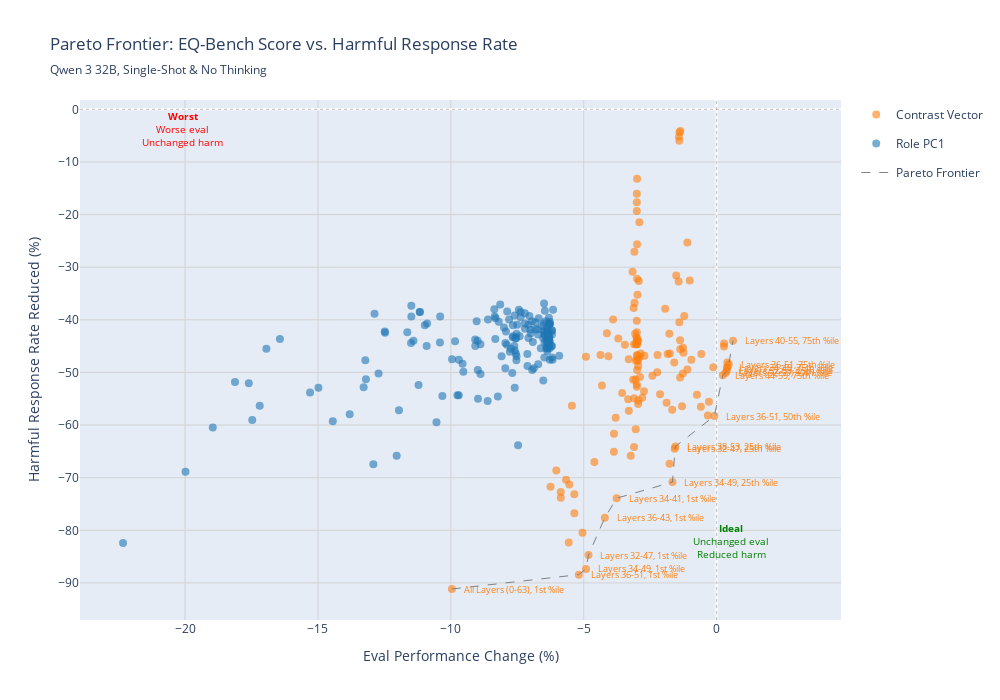

Notebook cell for this chart:
### Code cell
# Plot EQ-Bench Pareto frontier
if len(df_eq_pareto) > 0:
    fig_eq = plot_pareto_frontier(
        df_eq_pareto,
        'eq_bench',
        EVAL_METRICS['eq_bench']['display_name'],
        subtitle=subtitle
    )
    fig_eq.show()
    #fig_eq.write_html(f"{out_dir}/eq_bench.html")
else:
    print("No data available for EQ-Bench Pareto plot")

### Figure 1 — Plotly figure (JSON) as saved in the notebook; plotly's stock layout.template omitted (floating-point values rounded to 4 significant figures; data arrays with more than 128 entries replaced by an {"elided": "..."} marker saying what was removed)
{"data": [{"customdata": {"elided": "132x3 str values"}, "hovertemplate": "<b>%{customdata[0]}</b><br>Config: %{customdata[1]}<br>Eval Change: %{x:.1f}%<br>Harm Change: %{y:.1f}%<br>%{customdata[2]}<extra></extra>", "legendgroup": "role_trait", "marker": {"color": "#ff7f0e", "opacity": 0.6, "size": 8}, "mode": "markers", "name": "Contrast Vector", "showlegend": true, "type": "scatter", "x": {"elided": "132 float values"}, "y": {"elided": "132 float values"}}, {"customdata": {"elided": "168x3 str values"}, "hovertemplate": "<b>%{customdata[0]}</b><br>Config: %{customdata[1]}<br>Eval Change: %{x:.1f}%<br>Harm Change: %{y:.1f}%<br>%{customdata[2]}<extra></extra>", "legendgroup": "pc1_role_trait", "marker": {"color": "#1f77b4", "opacity": 0.6, "size": 8}, "mode": "markers", "name": "Role PC1", "showlegend": true, "type": "scatter", "x": {"elided": "168 float values"}, "y": {"elided": "168 float values"}}, {"hoverinfo": "skip", "line": {"color": "grey", "dash": "dash", "width": 1}, "mode": "lines", "name": "Pareto Frontier", "showlegend": true, "type": "scatter", "x": [-9.96, -5.183, -4.915, -4.82, -4.206, -3.761, -1.662, -1.576, -1.552, -0.08306, 0.2349, 0.3373, 0.3861, 0.4084, 0.4577, 0.6177], "y": [-91.15, -88.42, -87.33, -84.71, -77.61, -73.9, -70.84, -64.51, -64.07, -58.29, -50.53, -50.1, -49.66, -49.0, -48.46, -43.98]}], "layout": {"annotations": [{"align": "left", "font": {"color": "#ff7f0e", "size": 9}, "showarrow": false, "text": "All Layers (0-63), 1st %ile", "x": -9.96, "xanchor": "left", "xshift": 10, "y": -91.15, "yanchor": "middle"}, {"align": "left", "font": {"color": "#ff7f0e", "size": 9}, "showarrow": false, "text": "Layers 32-47, 1st %ile", "x": -4.82, "xanchor": "left", "xshift": 10, "y": -84.71, "yanchor": "middle"}, {"align": "left", "font": {"color": "#ff7f0e", "size": 9}, "showarrow": false, "text": "Layers 32-47, 25th %ile", "x": -1.576, "xanchor": "left", "xshift": 10, "y": -64.51, "yanchor": "middle"}, {"align": "left", "font": {"color": "#ff7f0e", "size": 9}, "showarrow": false, "text": "Layers 34-41, 1st %ile", "x": -3.761, "xanchor": "left", "xshift": 10, "y": -73.9, "yanchor": "middle"}, {"align": "left", "font": {"color": "#ff7f0e", "size": 9}, "showarrow": false, "text": "Layers 34-49, 1st %ile", "x": -4.915, "xanchor": "left", "xshift": 10, "y": -87.33, "yanchor": "middle"}, {"align": "left", "font": {"color": "#ff7f0e", "size": 9}, "showarrow": false, "text": "Layers 34-49, 25th %ile", "x": -1.662, "xanchor": "left", "xshift": 10, "y": -70.84, "yanchor": "middle"}, {"align": "left", "font": {"color": "#ff7f0e", "size": 9}, "showarrow": false, "text": "Layers 34-49, 75th %ile", "x": 0.4084, "xanchor": "left", "xshift": 10, "y": -49.0, "yanchor": "middle"}, {"align": "left", "font": {"color": "#ff7f0e", "size": 9}, "showarrow": false, "text": "Layers 36-43, 1st %ile", "x": -4.206, "xanchor": "left", "xshift": 10, "y": -77.61, "yanchor": "middle"}, {"align": "left", "font": {"color": "#ff7f0e", "size": 9}, "showarrow": false, "text": "Layers 36-51, 1st %ile", "x": -5.183, "xanchor": "left", "xshift": 10, "y": -88.42, "yanchor": "middle"}, {"align": "left", "font": {"color": "#ff7f0e", "size": 9}, "showarrow": false, "text": "Layers 36-51, 50th %ile", "x": -0.08306, "xanchor": "left", "xshift": 10, "y": -58.29, "yanchor": "middle"}, {"align": "left", "font": {"color": "#ff7f0e", "size": 9}, "showarrow": false, "text": "Layers 36-51, 75th %ile", "x": 0.4577, "xanchor": "left", "xshift": 10, "y": -48.46, "yanchor": "middle"}, {"align": "left", "font": {"color": "#ff7f0e", "size": 9}, "showarrow": false, "text": "Layers 38-53, 25th %ile", "x": -1.552, "xanchor": "left", "xshift": 10, "y": -64.07, "yanchor": "middle"}, {"align": "left", "font": {"color": "#ff7f0e", "size": 9}, "showarrow": false, "text": "Layers 40-55, 75th %ile", "x": 0.6177, "xanchor": "left", "xshift": 10, "y": -43.98, "yanchor": "middle"}, {"align": "left", "font": {"color": "#ff7f0e", "size": 9}, "showarrow": false, "text": "Layers 44-59, 75th %ile", "x": 0.2349, "xanchor": "left", "xshift": 10, "y": -50.53, "yanchor": "middle"}, {"align": "left", "font": {"color": "#ff7f0e", "size": 9}, "showarrow": false, "text": "Layers 52-59, 25th %ile", "x": 0.3861, "xanchor": "left", "xshift": 10, "y": -49.66, "yanchor": "middle"}, {"align": "left", "font": {"color": "#ff7f0e", "size": 9}, "showarrow": false, "text": "Layers 52-59, 50th %ile", "x": 0.3373, "xanchor": "left", "xshift": 10, "y": -50.1, "yanchor": "middle"}, {"font": {"color": "green", "size": 10}, "showarrow": false, "text": "<b>Ideal</b><br>Unchanged eval<br>Reduced harm", "x": 0.5559, "y": -82.04}, {"font": {"color": "red", "size": 10}, "showarrow": false, "text": "<b>Worst</b><br>Worse eval<br>Unchanged harm", "x": -20.1, "y": -3.71}], "height": 700, "hovermode": "closest", "legend": {"orientation": "v", "x": 1.02, "xanchor": "left", "y": 1, "yanchor": "top"}, "shapes": [{"line": {"color": "gray", "dash": "dot", "width": 1}, "opacity": 0.5, "type": "line", "x0": 0, "x1": 1, "xref": "x domain", "y0": 0, "y1": 0, "yref": "y"}, {"line": {"color": "gray", "dash": "dot", "width": 1}, "opacity": 0.5, "type": "line", "x0": 0, "x1": 0, "xref": "x", "y0": 0, "y1": 1, "yref": "y domain"}], "title": {"subtitle": {"text": "Qwen 3 32B, Single-Shot & No Thinking"}, "text": "Pareto Frontier: EQ-Bench Score vs. Harmful Response Rate"}, "width": 1000, "xaxis": {"gridcolor": "lightgray", "showgrid": true, "title": {"text": "Eval Performance Change (%)"}, "zeroline": true}, "yaxis": {"gridcolor": "lightgray", "showgrid": true, "title": {"text": "Harmful Response Rate Reduced (%)"}, "zeroline": true}}}
